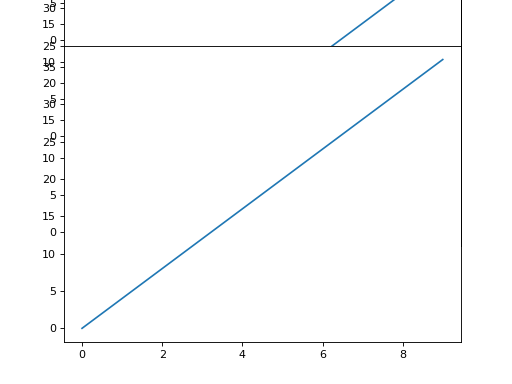
#> input picture Mario.png, 512 x 384 px, found by its file name
$ python image.py   (older library calls are emulated)
#> lines starting #> are read from the running program, lines starting #| are printed output that depends on the picture
import matplotlib.pyplot as plt
from PIL import Image
import numpy as np

im = Image.open('E:/Users/David/Documents/python/Mario.png')
#> im is the input picture: PIL image 512x384 RGBA; mean R, G, B, A 251.3, 251.7, 252, 255
height = im.size[1]
#> height = 384

# We need a float array between 0-1, rather than
# a uint8 array between 0-255
im = np.array(im).astype(np.float) / 255
#> im: shape (384, 512, 4) float64

fig = plt.figure()

plt.plot(np.arange(10), 4 * np.arange(10))

# With newer (1.0) versions of matplotlib, you can
# use the "zorder" kwarg to make the image overlay
# the plot, rather than hide behind it... (e.g. zorder=10)
fig.figimage(im, 0, fig.bbox.ymax - height)

# (Saving with the same dpi as the screen default to
#  avoid displacing the logo image)
fig.savefig('E:/Users/David/Documents/python/Mario.png', dpi=80)
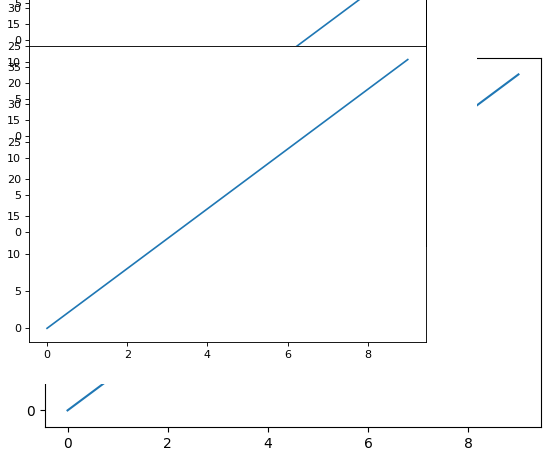
#> figure drawn by matplotlib, 1 panel; curve peaks at x = 9, y = 36

plt.show()
